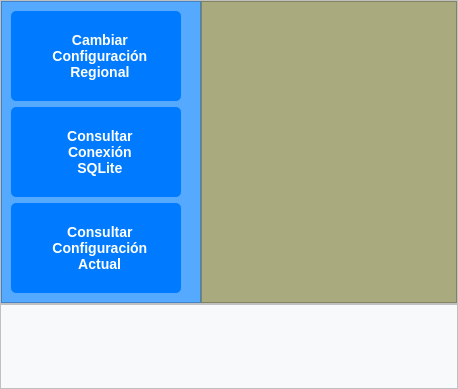
             <widget class="QWidget" name="page_inf_config">
              <property name="styleSheet">
               <string notr="true">/* Estilo del marco */
QFrame {
    background-color: #F8F9FA;
    }
</string>
              </property>
              <layout class="QVBoxLayout" name="verticalLayout_7">
               <property name="spacing">
                <number>0</number>
               </property>
               <property name="leftMargin">
                <number>0</number>
               </property>
               <property name="topMargin">
                <number>0</number>
               </property>
               <property name="rightMargin">
                <number>0</number>
               </property>
               <property name="bottomMargin">
                <number>0</number>
               </property>
               <item>
                <widget class="QFrame" name="frame_config">
                 <property name="frameShape">
                  <enum>QFrame::Shape::StyledPanel</enum>
                 </property>
                 <property name="frameShadow">
                  <enum>QFrame::Shadow::Raised</enum>
                 </property>
                 <layout class="QHBoxLayout" name="horizontalLayout_3">
                  <property name="spacing">
                   <number>0</number>
                  </property>
                  <property name="leftMargin">
                   <number>0</number>
                  </property>
                  <property name="topMargin">
                   <number>0</number>
                  </property>
                  <property name="rightMargin">
                   <number>0</number>
                  </property>
                  <property name="bottomMargin">
                   <number>0</number>
                  </property>
                  <item>
                   <widget class="QFrame" name="frame_btns_config">
                    <property name="minimumSize">
                     <size>
                      <width>200</width>
                      <height>0</height>
                     </size>
                    </property>
                    <property name="maximumSize">
                     <size>
                      <width>200</width>
                      <height>16777215</height>
                     </size>
                    </property>
                    <property name="styleSheet">
                     <string notr="true">/* Estilo del marco */
QFrame {
    background-color: rgb(85, 170, 255);
   
}</string>
                    </property>
                    <property name="frameShape">
                     <enum>QFrame::Shape::StyledPanel</enum>
                    </property>
                    <property name="frameShadow">
                     <enum>QFrame::Shadow::Raised</enum>
                    </property>
                    <layout class="QVBoxLayout" name="verticalLayout_12">
                     <item>
                      <widget class="QPushButton" name="btn_cambio_regional">
                       <property name="minimumSize">
                        <size>
                         <width>170</width>
                         <height>90</height>
                        </size>
                       </property>
                       <property name="maximumSize">
                        <size>
                         <width>170</width>
                         <height>90</height>
                        </size>
                       </property>
                       <property name="font">
                        <font>
                         <pointsize>-1</pointsize>
                         <bold>true</bold>
                        </font>
                       </property>
                       <property name="styleSheet">
                        <string notr="true">/* Estilo base del botón */
QPushButton {
    background-color: #007BFF;
    color: white;
    border: none;
    border-radius: 5px;
    padding: 10px; /* Un padding uniforme puede ayudar a centrarlo */
    font-size: 14px;
    font-weight: bold;
    text-align: center; /* Justifica el texto al centro */
}

/* Estilo cuando el mouse pasa por encima */
QPushButton:hover {
    background-color: #0056b3;
}

/* Estilo cuando el botón es presionado */
QPushButton:pressed {
    background-color: #004085;
}</string>
                       </property>
                       <property name="text">
                        <string>  Cambiar 
  Configuración 
  Regional</string>
                       </property>
                       <property name="icon">
                        <iconset>
                         <normaloff>assets/icons/Regional01.svg</normaloff>assets/icons/Regional01.svg</iconset>
                       </property>
                       <property name="iconSize">
                        <size>
                         <width>35</width>
                         <height>35</height>
                        </size>
                       </property>
                      </widget>
                     </item>
                     <item>
                      <widget class="QPushButton" name="btn_config_sql_tools">
                       <property name="minimumSize">
                        <size>
                         <width>170</width>
                         <height>90</height>
                        </size>
                       </property>
                       <property name="maximumSize">
                        <size>
                         <width>170</width>
                         <height>90</height>
                        </size>
                       </property>
                       <property name="font">
                        <font>
                         <pointsize>-1</pointsize>
                         <bold>true</bold>
                        </font>
                       </property>
                       <property name="styleSheet">
                        <string notr="true">/* Estilo base del botón */
QPushButton {
    background-color: #007BFF;
    color: white;
    border: none;
    border-radius: 5px;
    padding: 10px; /* Un padding uniforme puede ayudar a centrarlo */
    font-size: 14px;
    font-weight: bold;
    text-align: center; /* Justifica el texto al centro */
}

/* Estilo cuando el mouse pasa por encima */
QPushButton:hover {
    background-color: #0056b3;
}

/* Estilo cuando el botón es presionado */
QPushButton:pressed {
    background-color: #004085;
}</string>
                       </property>
                       <property name="text">
                        <string>  Consultar
  Conexión
  SQLite</string>
                       </property>
                       <property name="icon">
                        <iconset>
                         <normaloff>assets/icons/fi-sr-sql-server.svg</normaloff>assets/icons/fi-sr-sql-server.svg</iconset>
                       </property>
                       <property name="iconSize">
                        <size>
                         <width>35</width>
                         <height>35</height>
                        </size>
                       </property>
                      </widget>
                     </item>
                     <item>
                      <widget class="QPushButton" name="btn_config_tools">
                       <property name="minimumSize">
                        <size>
                         <width>170</width>
                         <height>90</height>
                        </size>
                       </property>
                       <property name="maximumSize">
                        <size>
                         <width>170</width>
                         <height>90</height>
                        </size>
                       </property>
                       <property name="styleSheet">
                        <string notr="true">/* Estilo base del botón */
QPushButton {
    background-color: #007BFF;
    color: white;
    border: none;
    border-radius: 5px;
    padding: 10px 20px;
    font-size: 14px;
    font-weight: bold;
}
/* Estilo cuando el mouse pasa por encima */
QPushButton:hover {
    background-color: #0056b3;
}
/* Estilo cuando el botón es presionado */
QPushButton:pressed {
    background-color: #004085;
}
</string>
                       </property>
                       <property name="text">
                        <string>  Consultar
  Configuración
  Actual</string>
                       </property>
                       <property name="icon">
                        <iconset>
                         <normaloff>assets/icons/filesettings_102180.svg</normaloff>assets/icons/filesettings_102180.svg</iconset>
                       </property>
                       <property name="iconSize">
                        <size>
                         <width>35</width>
                         <height>35</height>
                        </size>
                       </property>
                      </widget>
                     </item>
                    </layout>
                   </widget>
                  </item>
                  <item>
                   <widget class="QTextEdit" name="textEdit_info_config">
                    <property name="styleSheet">
                     <string notr="true">font: 9pt &quot;Consolas&quot;;
color: #000000; 
background-color: rgb(170, 170, 127);</string>
                    </property>
                   </widget>
                  </item>
                 </layout>
                </widget>
               </item>
               <item>
                <widget class="QFrame" name="frame_pie_config">
                 <property name="minimumSize">
                  <size>
                   <width>0</width>
                   <height>85</height>
                  </size>
                 </property>
                 <property name="maximumSize">
                  <size>
                   <width>16777215</width>
                   <height>85</height>
                  </size>
                 </property>
                 <property name="frameShape">
                  <enum>QFrame::Shape::StyledPanel</enum>
                 </property>
                 <property name="frameShadow">
                  <enum>QFrame::Shadow::Raised</enum>
                 </property>
                 <layout class="QVBoxLayout" name="verticalLayout_15">
                  <item>
                   <widget class="QLabel" name="label_info_config">
                    <property name="minimumSize">
                     <size>
                      <width>40</width>
                      <height>40</height>
                     </size>
                    </property>
                    <property name="maximumSize">
                     <size>
                      <width>80</width>
                      <height>80</height>
                     </size>
                    </property>
                    <property name="text">
                     <string/>
                    </property>
                    <property name="pixmap">
                     <pixmap>C:/Users/juanep/.designer/backup/imagen/confi01.svg</pixmap>
                    </property>
                    <property name="scaledContents">
                     <bool>true</bool>
                    </property>
                   </widget>
                  </item>
                 </layout>
                </widget>
               </item>
              </layout>
             </widget>
